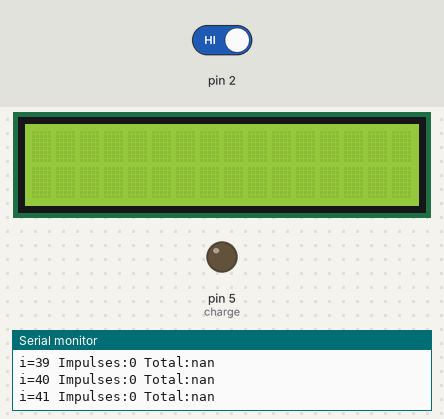
Bench run of a sketch on a simulated Arduino Uno, built with avr-gcc and run on an emulated ATmega328P. Shown: 16×2 character LCD, output pins drawn as LEDs (lit = HIGH), the last lines printed to the serial monitor. Inputs (shaded band) come from the test bench; at power-on: pin 2 HIGH. EEPROM starts erased.

Above: at 1.2 s.
1.3 s: pin 2 driven LOW
At 2.9 s:
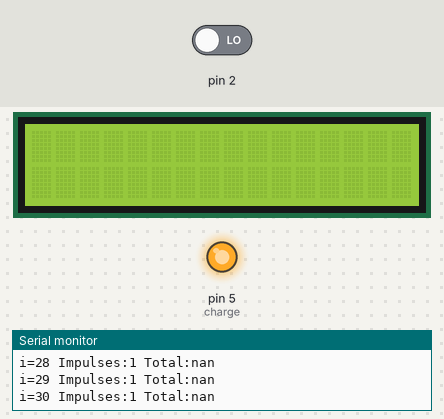
Timing chart, 0 to 4.4 s (numbered marks = the images above; inputs shaded):
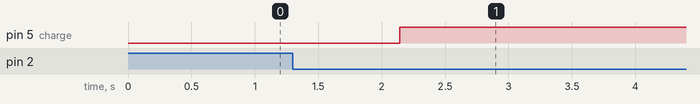

The sketch:

IPC234.ino
```cpp
#include <LiquidCrystal_I2C.h>
#include <Arduino.h>
#include <EEPROM.h>

#define CLK 3
#define DIO 4

#define charge 5

int i=0;
int impulsCount=0;
float total_amount=0;

boolean Cstate = false;

LiquidCrystal_I2C lcd(0x27,16,2);

void setup() {

 Serial.begin(9600);

 pinMode(charge,OUTPUT);
 digitalWrite(charge,0);

 lcd.begin();

 attachInterrupt(0,incomingImpuls, FALLING);
 EEPROM.get(0, total_amount);

}

void incomingImpuls()
{
  impulsCount=impulsCount+1;
  i=0;
}

void loop() {
  i=i+1;

  Serial.print("i=");
  Serial.print(i);
  Serial.print(" Impulses:");
  Serial.print(impulsCount);
  Serial.print(" Total:");
  Serial.println(total_amount);

  if (i>=30 and impulsCount==1){
    total_amount=total_amount+2;
    impulsCount=0;
    EEPROM.put(0, total_amount);
    Cstate = true;
  }
   if (i>=30 and impulsCount==2){
    total_amount=total_amount+1;
    impulsCount=0;
    EEPROM.put(0, total_amount);
    Cstate = true;
  }
   if (i>=30 and impulsCount==3){
    total_amount=total_amount+0.5;
    impulsCount=0;
    EEPROM.put(0, total_amount);
    Cstate = true;
  }
   if (i>=30 and impulsCount==4){
    total_amount=total_amount+0.2;
    impulsCount=0;
    EEPROM.put(0, total_amount);
    Cstate = true;
  }
   if (i>=30 and impulsCount==5){
    total_amount=total_amount+0.1;
    impulsCount=0;
    EEPROM.put(0, total_amount);
    Cstate = true;
  }

  if(Cstate){
    digitalWrite(charge,1);
    delay(300000); //5min
    Cstate = false;
  }
  digitalWrite(charge,0);
}
```

Measured:
- after the input at 1.3 s, pin 5 (charge): LOW → HIGH after 0.84 s
